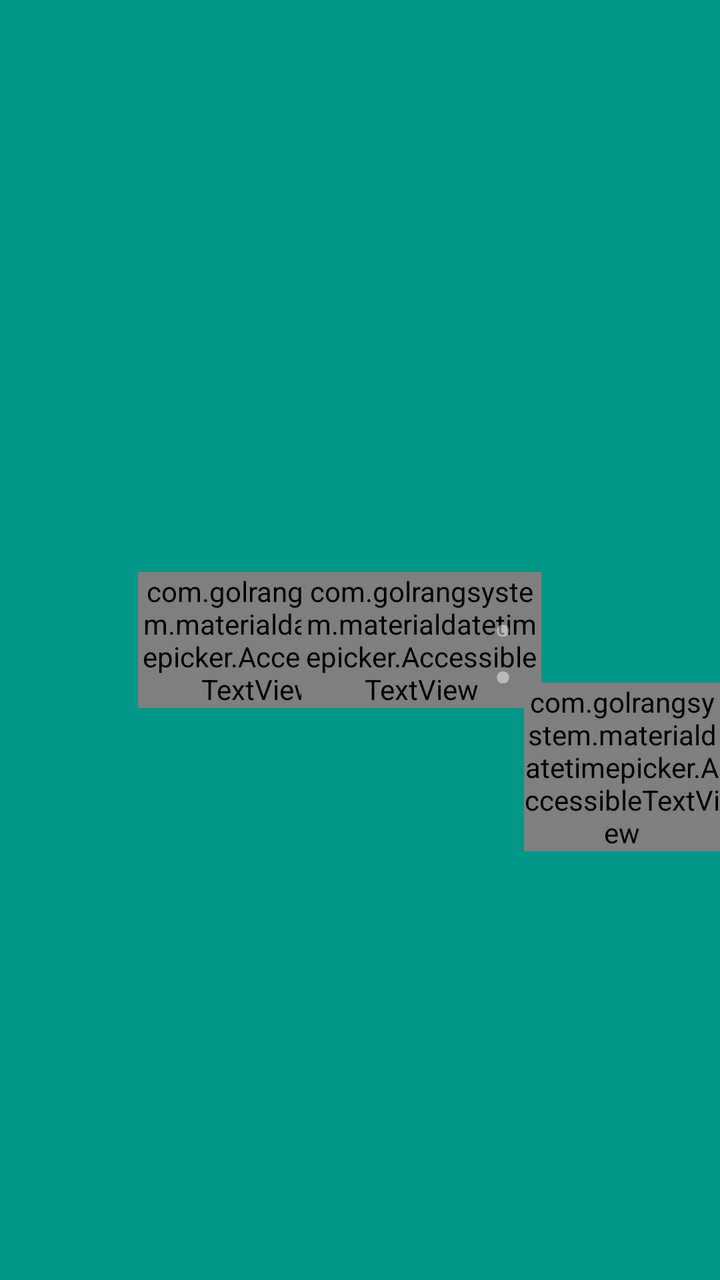
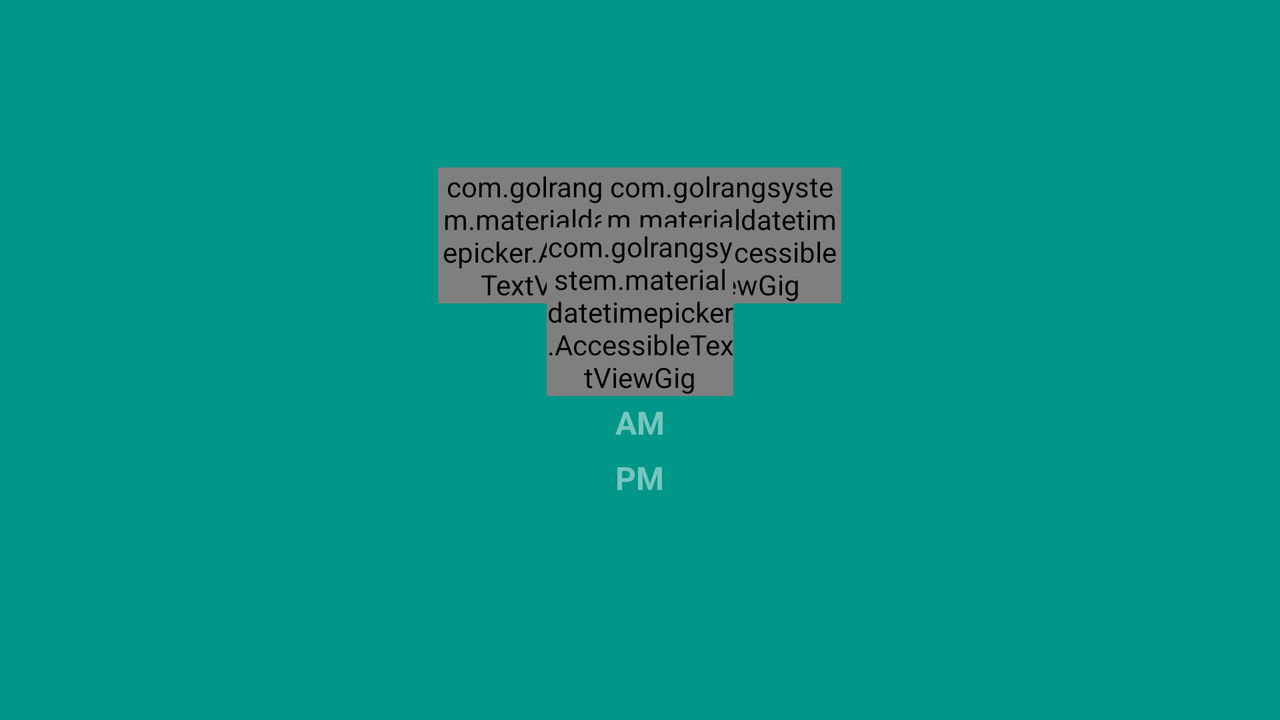

First picture: res/layout/ on a phone held upright. Second picture: the repository's own variant of that layout, on a device whose configuration matches the variant's folder. Source for both follows.
<!-- AndroidManifest.xml: fallback theme Theme.MaterialComponents.DayNight.NoActionBar -->
<!-- res/layout/fh_gig_mdtp_time_header_label.xml -->
<?xml version="1.0" encoding="utf-8"?>
<RelativeLayout xmlns:android="http://schemas.android.com/apk/res/android"
    android:id="@+id/fh_gig_mdtp_time_display"
    android:layout_width="match_parent"
    android:layout_height="match_parent"
    android:layout_gravity="center"
    android:background="@color/fh_gig_mdtp_accent_color"
    android:clipChildren="false"
    >
  <View
      android:id="@+id/fh_gig_mdtp_center_view"
      android:layout_width="1dp"
      android:layout_height="1dp"
      android:layout_centerInParent="true"
      android:background="#00000000"
      android:importantForAccessibility="no"
      android:visibility="invisible"
      />
  <TextView
      android:id="@+id/fh_gig_mdtp_hour_space"
      android:layout_width="wrap_content"
      android:layout_height="wrap_content"
      android:layout_centerVertical="true"
      android:layout_toLeftOf="@+id/fh_gig_mdtp_separator"
      android:importantForAccessibility="no"
      android:text="@string/fh_gig_mdtp_time_placeholder"
      android:visibility="invisible"
      style="@style/fh_gig_mdtp_time_label"
      />
  <FrameLayout
      android:layout_width="0dp"
      android:layout_height="match_parent"
      android:layout_alignLeft="@+id/fh_gig_mdtp_hour_space"
      android:layout_alignRight="@+id/fh_gig_mdtp_hour_space"
      android:layout_centerVertical="true"
      android:layout_marginLeft="@dimen/fh_gig_mdtp_extra_time_label_margin"
      android:layout_marginRight="@dimen/fh_gig_mdtp_extra_time_label_margin"
      android:background="@android:color/transparent"
      android:clipChildren="false"
      >
    <com.golrangsystem.materialdatetimepicker.AccessibleTextView
        android:id="@+id/fh_gig_mdtp_hours"
        android:layout_width="wrap_content"
        android:layout_height="wrap_content"
        android:layout_gravity="center"
        android:background="@android:color/transparent"
        android:gravity="center_horizontal"
        android:text="@string/fh_gig_mdtp_time_placeholder"
        android:textColor="@color/fh_gig_mdtp_white"
        style="@style/fh_gig_mdtp_time_label"
        />
  </FrameLayout>
  <TextView
      android:id="@+id/fh_gig_mdtp_separator"
      android:layout_width="wrap_content"
      android:layout_height="wrap_content"
      android:layout_alignRight="@+id/fh_gig_mdtp_center_view"
      android:layout_centerVertical="true"
      android:background="@android:color/transparent"
      android:importantForAccessibility="no"
      android:paddingLeft="@dimen/fh_gig_mdtp_separator_padding"
      android:paddingRight="@dimen/fh_gig_mdtp_separator_padding"
      android:text="@string/fh_gig_mdtp_time_separator"
      android:textColor="@color/fh_gig_mdtp_accent_color_focused"
      style="@style/fh_gig_mdtp_time_label"
      />
  <TextView
      android:id="@+id/fh_gig_mdtp_minutes_space"
      android:layout_width="wrap_content"
      android:layout_height="wrap_content"
      android:layout_centerVertical="true"
      android:layout_toRightOf="@+id/fh_gig_mdtp_separator"
      android:importantForAccessibility="no"
      android:text="@string/fh_gig_mdtp_time_placeholder"
      android:textColor="@color/fh_gig_mdtp_accent_color_focused"
      android:visibility="invisible"
      style="@style/fh_gig_mdtp_time_label"
      />
  <FrameLayout
      android:layout_width="0dp"
      android:layout_height="match_parent"
      android:layout_alignLeft="@+id/fh_gig_mdtp_minutes_space"
      android:layout_alignRight="@+id/fh_gig_mdtp_minutes_space"
      android:layout_centerVertical="true"
      android:layout_marginLeft="@dimen/fh_gig_mdtp_extra_time_label_margin"
      android:layout_marginRight="@dimen/fh_gig_mdtp_extra_time_label_margin"
      android:background="@android:color/transparent"
      >
    <com.golrangsystem.materialdatetimepicker.AccessibleTextView
        android:id="@+id/fh_gig_mdtp_minutes"
        android:layout_width="wrap_content"
        android:layout_height="wrap_content"
        android:layout_gravity="center"
        android:background="@android:color/transparent"
        android:gravity="center_horizontal"
        android:text="@string/fh_gig_mdtp_time_placeholder"
        android:textColor="@color/fh_gig_mdtp_accent_color_focused"
        style="@style/fh_gig_mdtp_time_label"
        />
  </FrameLayout>
  <TextView
      android:id="@+id/fh_gig_mdtp_separator_seconds"
      android:layout_width="wrap_content"
      android:layout_height="wrap_content"
      android:layout_centerVertical="true"
      android:layout_toRightOf="@+id/fh_gig_mdtp_minutes_space"
      android:background="@android:color/transparent"
      android:importantForAccessibility="no"
      android:paddingLeft="@dimen/fh_gig_mdtp_separator_padding"
      android:paddingRight="@dimen/fh_gig_mdtp_separator_padding"
      android:text="@string/fh_gig_mdtp_time_separator"
      android:textColor="@color/fh_gig_mdtp_accent_color_focused"
      style="@style/fh_gig_mdtp_time_label"
      />
  <TextView
      android:id="@+id/fh_gig_mdtp_seconds_space"
      android:layout_width="wrap_content"
      android:layout_height="wrap_content"
      android:layout_centerVertical="true"
      android:layout_toRightOf="@+id/fh_gig_mdtp_separator_seconds"
      android:background="@android:color/transparent"
      android:importantForAccessibility="no"
      android:text="@string/fh_gig_mdtp_time_placeholder"
      android:textColor="@color/fh_gig_mdtp_accent_color_focused"
      android:visibility="invisible"
      style="@style/fh_gig_mdtp_time_label_small"
      />
  <com.golrangsystem.materialdatetimepicker.AccessibleTextView
      android:id="@+id/fh_gig_mdtp_seconds"
      android:layout_width="wrap_content"
      android:layout_height="wrap_content"
      android:layout_alignBaseline="@id/fh_gig_mdtp_separator"
      android:layout_gravity="center"
      android:layout_toRightOf="@+id/fh_gig_mdtp_separator_seconds"
      android:background="@android:color/transparent"
      android:gravity="center_horizontal"
      android:text="@string/fh_gig_mdtp_time_placeholder"
      android:textColor="@color/fh_gig_mdtp_accent_color_focused"
      style="@style/fh_gig_mdtp_time_label_small"
      />
  <LinearLayout
      android:id="@+id/fh_gig_mdtp_ampm_layout"
      android:layout_width="wrap_content"
      android:layout_height="wrap_content"
      android:layout_alignBaseline="@+id/fh_gig_mdtp_seconds"
      android:layout_toRightOf="@id/fh_gig_mdtp_seconds"
      android:background="@android:color/transparent"
      android:baselineAlignedChildIndex="1"
      android:orientation="vertical"
      >
    <TextView
        android:id="@+id/fh_gig_mdtp_am_label"
        android:layout_width="wrap_content"
        android:layout_height="wrap_content"
        android:background="@android:color/transparent"
        android:importantForAccessibility="no"
        android:paddingLeft="@dimen/fh_gig_mdtp_ampm_left_padding"
        android:paddingRight="@dimen/fh_gig_mdtp_ampm_left_padding"
        android:text="@string/fh_gig_mdtp_am"
        android:textColor="@color/fh_gig_mdtp_accent_color_focused"
        style="@style/fh_gig_mdtp_ampm_label"
        />
    <TextView
        android:id="@+id/fh_gig_mdtp_pm_label"
        android:layout_width="wrap_content"
        android:layout_height="wrap_content"
        android:layout_marginTop="6dp"
        android:background="@android:color/transparent"
        android:importantForAccessibility="no"
        android:paddingLeft="@dimen/fh_gig_mdtp_ampm_left_padding"
        android:paddingRight="@dimen/fh_gig_mdtp_ampm_left_padding"
        android:text="@string/fh_gig_mdtp_pm"
        android:textColor="@color/fh_gig_mdtp_accent_color_focused"
        style="@style/fh_gig_mdtp_ampm_label"
        />
  </LinearLayout>
</RelativeLayout>
<!-- resources referenced by this layout -->
<resources>
  <color name="fh_gig_mdtp_accent_color">#009688</color>
  <color name="fh_gig_mdtp_accent_color_focused">#76ffffff</color>
  <color name="fh_gig_mdtp_white">#ffffff</color>
  <dimen name="fh_gig_mdtp_ampm_left_padding">6dip</dimen>
  <dimen name="fh_gig_mdtp_extra_time_label_margin">-30dp</dimen>
  <dimen name="fh_gig_mdtp_separator_padding">4dip</dimen>
  <string name="fh_gig_mdtp_am">am</string>
  <string name="fh_gig_mdtp_pm">pm</string>
  <string name="fh_gig_mdtp_time_placeholder" translatable="false">00</string>
  <string name="fh_gig_mdtp_time_separator" translatable="false">:</string>
  <style name="fh_gig_mdtp_ampm_label">
      <item name="android:textSize">@dimen/fh_gig_mdtp_ampm_label_size</item>
      <item name="android:textAllCaps">true</item>
      <item name="android:textColor">@color/fh_gig_mdtp_ampm_text_color</item>
      <item name="android:textStyle">bold</item>
    </style>
  <style name="fh_gig_mdtp_time_label">
      <item name="android:textSize">@dimen/fh_gig_mdtp_time_label_size</item>
      <item name="android:textColor">@color/fh_gig_mdtp_numbers_text_color</item>
    </style>
  <style name="fh_gig_mdtp_time_label_small" parent="fh_gig_mdtp_time_label">
      <item name="android:textSize">@dimen/fh_gig_mdtp_time_label_subscript_size</item>
      <item name="android:layout_marginBottom">@dimen/fh_gig_mdtp_time_label_shift</item>
    </style>
  <dimen name="fh_gig_mdtp_ampm_label_size">16dp</dimen>
  <color name="fh_gig_mdtp_ampm_text_color">@color/fh_gig_mdtp_numbers_text_color</color>
  <dimen name="fh_gig_mdtp_time_label_size">54dp</dimen>
  <color name="fh_gig_mdtp_numbers_text_color">#ff212121</color>
  <dimen name="fh_gig_mdtp_time_label_subscript_size">30dp</dimen>
  <dimen name="fh_gig_mdtp_time_label_shift">-12dp</dimen>
</resources>
<!-- res/layout-land/fh_gig_mdtp_time_header_label.xml (the author's variant of the layout above) -->
<!-- drawn on the phone turned sideways -->
<?xml version="1.0" encoding="utf-8"?>
<RelativeLayout xmlns:android="http://schemas.android.com/apk/res/android"
    android:id="@+id/fh_gig_mdtp_time_display"
    android:layout_width="match_parent"
    android:layout_height="match_parent"
    android:layout_gravity="center"
    android:background="@color/fh_gig_mdtp_accent_color"
    android:clipChildren="false"
    android:padding="16dp"
    >
  <View
      android:id="@+id/fh_gig_mdtp_center_view"
      android:layout_width="1dp"
      android:layout_height="1dp"
      android:layout_centerInParent="true"
      android:background="#00000000"
      android:importantForAccessibility="no"
      android:visibility="invisible"
      />
  <TextView
      android:id="@+id/fh_gig_mdtp_hour_space"
      android:layout_width="wrap_content"
      android:layout_height="wrap_content"
      android:layout_alignBaseline="@+id/fh_gig_mdtp_separator"
      android:layout_toLeftOf="@+id/fh_gig_mdtp_separator"
      android:importantForAccessibility="no"
      android:text="@string/fh_gig_mdtp_time_placeholder"
      android:visibility="invisible"
      style="@style/fh_gig_mdtp_time_label"
      />
  <FrameLayout
      android:layout_width="0dp"
      android:layout_height="wrap_content"
      android:layout_alignBottom="@+id/fh_gig_mdtp_separator"
      android:layout_alignLeft="@+id/fh_gig_mdtp_hour_space"
      android:layout_alignRight="@+id/fh_gig_mdtp_hour_space"
      android:layout_marginLeft="@dimen/fh_gig_mdtp_extra_time_label_margin"
      android:layout_marginRight="@dimen/fh_gig_mdtp_extra_time_label_margin"
      android:background="@android:color/transparent"
      android:clipChildren="false"
      >
    <com.golrangsystem.materialdatetimepicker.AccessibleTextViewGig
        android:id="@+id/fh_gig_mdtp_hours"
        android:layout_width="wrap_content"
        android:layout_height="wrap_content"
        android:layout_gravity="center"
        android:background="@android:color/transparent"
        android:gravity="center_horizontal"
        android:text="@string/fh_gig_mdtp_time_placeholder"
        android:textColor="@color/fh_gig_mdtp_white"
        style="@style/fh_gig_mdtp_time_label"
        />
  </FrameLayout>
  <TextView
      android:id="@+id/fh_gig_mdtp_separator"
      android:layout_width="wrap_content"
      android:layout_height="wrap_content"
      android:layout_above="@+id/fh_gig_mdtp_seconds_space"
      android:layout_centerHorizontal="true"
      android:background="@android:color/transparent"
      android:importantForAccessibility="no"
      android:paddingLeft="@dimen/fh_gig_mdtp_separator_padding"
      android:paddingRight="@dimen/fh_gig_mdtp_separator_padding"
      android:text="@string/fh_gig_mdtp_time_separator"
      android:textColor="@color/fh_gig_mdtp_accent_color_focused"
      style="@style/fh_gig_mdtp_time_label"
      />
  <TextView
      android:id="@+id/fh_gig_mdtp_minutes_space"
      android:layout_width="wrap_content"
      android:layout_height="wrap_content"
      android:layout_alignBaseline="@+id/fh_gig_mdtp_separator"
      android:layout_toRightOf="@+id/fh_gig_mdtp_separator"
      android:importantForAccessibility="no"
      android:text="@string/fh_gig_mdtp_time_placeholder"
      android:textColor="@color/fh_gig_mdtp_accent_color_focused"
      android:visibility="invisible"
      style="@style/fh_gig_mdtp_time_label"
      />
  <FrameLayout
      android:layout_width="0dp"
      android:layout_height="wrap_content"
      android:layout_alignBottom="@+id/fh_gig_mdtp_separator"
      android:layout_alignLeft="@+id/fh_gig_mdtp_minutes_space"
      android:layout_alignRight="@+id/fh_gig_mdtp_minutes_space"
      android:layout_marginLeft="@dimen/fh_gig_mdtp_extra_time_label_margin"
      android:layout_marginRight="@dimen/fh_gig_mdtp_extra_time_label_margin"
      android:background="@android:color/transparent"
      >
    <com.golrangsystem.materialdatetimepicker.AccessibleTextViewGig
        android:id="@+id/fh_gig_mdtp_minutes"
        android:layout_width="wrap_content"
        android:layout_height="wrap_content"
        android:layout_gravity="center"
        android:background="@android:color/transparent"
        android:gravity="center_horizontal"
        android:text="@string/fh_gig_mdtp_time_placeholder"
        android:textColor="@color/fh_gig_mdtp_accent_color_focused"
        style="@style/fh_gig_mdtp_time_label"
        />
  </FrameLayout>
  <TextView
      android:id="@+id/fh_gig_mdtp_separator_seconds"
      android:layout_width="wrap_content"
      android:layout_height="wrap_content"
      android:layout_toRightOf="@+id/fh_gig_mdtp_minutes_space"
      android:background="@android:color/transparent"
      android:importantForAccessibility="no"
      android:paddingLeft="@dimen/fh_gig_mdtp_separator_padding"
      android:paddingRight="@dimen/fh_gig_mdtp_separator_padding"
      android:text="@string/fh_gig_mdtp_time_separator"
      android:textColor="@color/fh_gig_mdtp_accent_color_focused"
      android:visibility="gone"
      style="@style/fh_gig_mdtp_time_label"
      />
  <TextView
      android:id="@+id/fh_gig_mdtp_seconds_space"
      android:layout_width="wrap_content"
      android:layout_height="wrap_content"
      android:layout_alignBottom="@+id/fh_gig_mdtp_center_view"
      android:layout_centerInParent="true"
      android:background="@android:color/transparent"
      android:importantForAccessibility="no"
      android:text="@string/fh_gig_mdtp_time_placeholder"
      android:textColor="@color/fh_gig_mdtp_accent_color_focused"
      android:visibility="invisible"
      style="@style/fh_gig_mdtp_time_label_small"
      />
  <FrameLayout
      android:layout_width="0dp"
      android:layout_height="wrap_content"
      android:layout_alignBottom="@+id/fh_gig_mdtp_center_view"
      android:layout_alignLeft="@+id/fh_gig_mdtp_seconds_space"
      android:layout_alignRight="@+id/fh_gig_mdtp_seconds_space"
      android:layout_marginLeft="@dimen/fh_gig_mdtp_extra_time_label_margin"
      android:layout_marginRight="@dimen/fh_gig_mdtp_extra_time_label_margin"
      android:background="@android:color/transparent"
      >
    <com.golrangsystem.materialdatetimepicker.AccessibleTextViewGig
        android:id="@+id/fh_gig_mdtp_seconds"
        android:layout_width="wrap_content"
        android:layout_height="wrap_content"
        android:layout_gravity="center"
        android:background="@android:color/transparent"
        android:gravity="center_horizontal"
        android:text="@string/fh_gig_mdtp_time_placeholder"
        android:textColor="@color/fh_gig_mdtp_accent_color_focused"
        style="@style/fh_gig_mdtp_time_label_small"
        />
  </FrameLayout>
  <LinearLayout
      android:id="@+id/fh_gig_mdtp_ampm_layout"
      android:layout_width="wrap_content"
      android:layout_height="wrap_content"
      android:layout_below="@+id/fh_gig_mdtp_seconds_space"
      android:layout_centerHorizontal="true"
      android:layout_marginTop="20dp"
      android:background="@android:color/transparent"
      android:orientation="vertical"
      >
    <TextView
        android:id="@+id/fh_gig_mdtp_am_label"
        android:layout_width="wrap_content"
        android:layout_height="wrap_content"
        android:background="@android:color/transparent"
        android:importantForAccessibility="no"
        android:paddingLeft="@dimen/fh_gig_mdtp_ampm_left_padding"
        android:paddingRight="@dimen/fh_gig_mdtp_ampm_left_padding"
        android:text="@string/fh_gig_mdtp_am"
        android:textColor="@color/fh_gig_mdtp_accent_color_focused"
        style="@style/fh_gig_mdtp_ampm_label"
        />
    <TextView
        android:id="@+id/fh_gig_mdtp_pm_label"
        android:layout_width="wrap_content"
        android:layout_height="wrap_content"
        android:layout_marginTop="6dp"
        android:background="@android:color/transparent"
        android:importantForAccessibility="no"
        android:paddingLeft="@dimen/fh_gig_mdtp_ampm_left_padding"
        android:paddingRight="@dimen/fh_gig_mdtp_ampm_left_padding"
        android:text="@string/fh_gig_mdtp_pm"
        android:textColor="@color/fh_gig_mdtp_accent_color_focused"
        style="@style/fh_gig_mdtp_ampm_label"
        />
  </LinearLayout>
</RelativeLayout>
